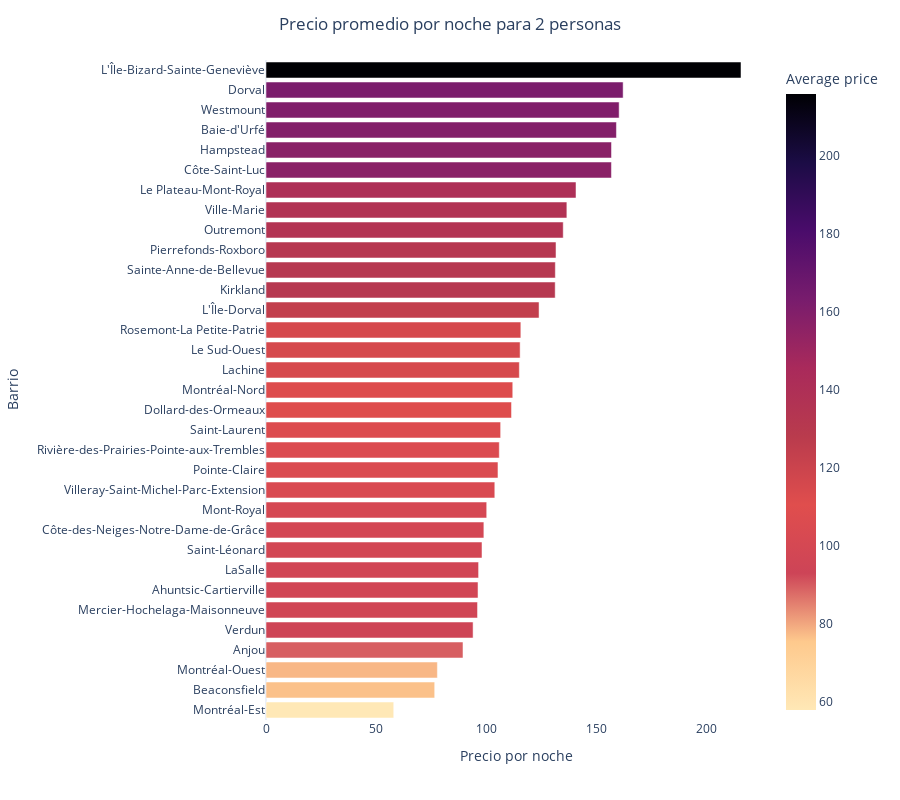

Notebook code for this chart:
### Code cell
# Price VS Neghbourhood 

neigh_price = listings1.groupby('neighbourhood_cleansed')['price'].mean().sort_values(ascending=True)

custom_colors = ["#ffe8b6", "#fec98d", "#cd4457",
                 "#e04e4d", "#b93b4d", "#a92a5b",
                 "#781c6d", "#4a0c6b", "#1b0c45", "#000004"]

fig = px.bar(neigh_price,
             x=neigh_price.values,
             y=neigh_price.index,
             color=neigh_price.values,
             color_continuous_scale=custom_colors,
             text_auto=False,
             labels={'y': 'Neighbourhood', 'x': 'Average price/night', 'color': 'Average price/night'})

fig.update_layout(
    title='Precio promedio por noche para 2 personas',
    title_x=0.5,
    yaxis_title='Barrio',
    xaxis_title='Precio por noche',
    template='plotly_white',
    height=800,
    coloraxis_colorbar_title='Average price',
    xaxis=dict(showgrid=False),  
    yaxis=dict(showgrid=False))

fig.show()

### Figure 1 — Plotly figure (JSON) as saved in the notebook; plotly's stock layout.template omitted (floating-point values rounded to 4 significant figures)
{"data": [{"alignmentgroup": "True", "hovertemplate": "Average price/night=%{marker.color}<br>neighbourhood_cleansed=%{y}<extra></extra>", "legendgroup": "", "marker": {"color": [58, 76.61, 77.83, 89.46, 94.05, 96.06, 96.29, 96.55, 98.1, 98.94, 100.2, 103.9, 105.3, 105.9, 106.6, 111.5, 112.1, 115.1, 115.4, 115.7, 124, 131.3, 131.4, 131.7, 135.0, 136.6, 140.8, 156.9, 156.9, 159.1, 160.4, 162.2, 215.7], "coloraxis": "coloraxis", "pattern": {"shape": ""}}, "name": "", "offsetgroup": "", "orientation": "h", "showlegend": false, "textposition": "auto", "type": "bar", "x": [58, 76.61, 77.83, 89.46, 94.05, 96.06, 96.29, 96.55, 98.1, 98.94, 100.2, 103.9, 105.3, 105.9, 106.6, 111.5, 112.1, 115.1, 115.4, 115.7, 124, 131.3, 131.4, 131.7, 135.0, 136.6, 140.8, 156.9, 156.9, 159.1, 160.4, 162.2, 215.7], "xaxis": "x", "y": ["Montréal-Est", "Beaconsfield", "Montréal-Ouest", "Anjou", "Verdun", "Mercier-Hochelaga-Maisonneuve", "Ahuntsic-Cartierville", "LaSalle", "Saint-Léonard", "Côte-des-Neiges-Notre-Dame-de-Grâce", "Mont-Royal", "Villeray-Saint-Michel-Parc-Extension", "Pointe-Claire", "Rivière-des-Prairies-Pointe-aux-Trembles", "Saint-Laurent", "Dollard-des-Ormeaux", "Montréal-Nord", "Lachine", "Le Sud-Ouest", "Rosemont-La Petite-Patrie", "L'Île-Dorval", "Kirkland", "Sainte-Anne-de-Bellevue", "Pierrefonds-Roxboro", "Outremont", "Ville-Marie", "Le Plateau-Mont-Royal", "Côte-Saint-Luc", "Hampstead", "Baie-d'Urfé", "Westmount", "Dorval", "L'Île-Bizard-Sainte-Geneviève"], "yaxis": "y"}], "layout": {"barmode": "relative", "coloraxis": {"colorbar": {"title": {"text": "Average price"}}, "colorscale": [[0, "#ffe8b6"], [0.1111, "#fec98d"], [0.2222, "#cd4457"], [0.3333, "#e04e4d"], [0.4444, "#b93b4d"], [0.5556, "#a92a5b"], [0.6667, "#781c6d"], [0.7778, "#4a0c6b"], [0.8889, "#1b0c45"], [1, "#000004"]]}, "height": 800, "legend": {"tracegroupgap": 0}, "margin": {"t": 60}, "title": {"text": "Precio promedio por noche para 2 personas", "x": 0.5}, "xaxis": {"anchor": "y", "domain": [0, 1], "showgrid": false, "title": {"text": "Precio por noche"}}, "yaxis": {"anchor": "x", "domain": [0, 1], "showgrid": false, "title": {"text": "Barrio"}}}}
